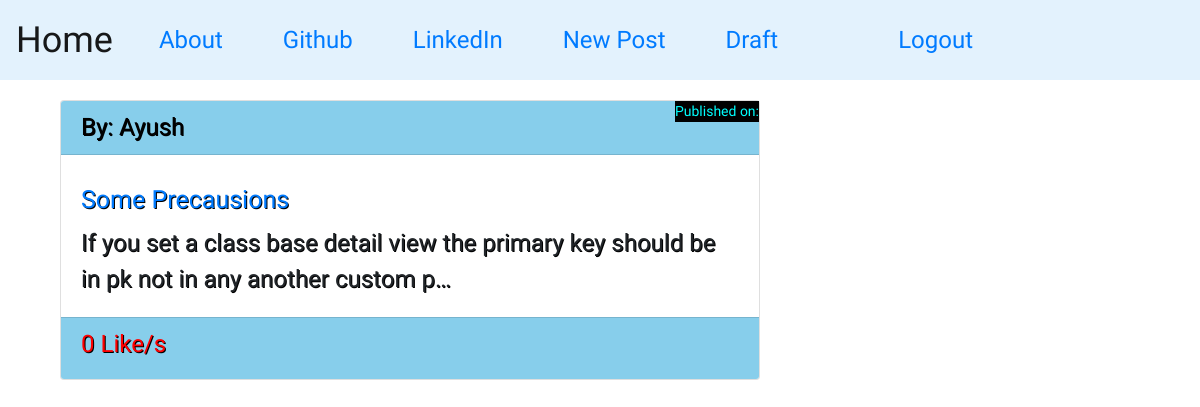
/post_draft_list/ (signed in), run on the app's committed database.
### blog/models.py (models this page shows, shortened)
class Post(models.Model):
    author = models.ForeignKey('auth.User', on_delete=models.CASCADE)
    title = models.TextField(max_length=128)
    text = models.TextField()
    create_date = models.DateTimeField(default=timezone.now)
    publish_date = models.DateTimeField(blank=True, null=True)
    likes = models.ManyToManyField('auth.User', related_name="post_likes")

### blog/views.py (the view, shortened to what this page needs)
# urls.py: path('post_draft_list/', views.DraftListView.as_view(), name='post_draft_list'),
class DraftListView(OnlyAdmin, ListView):   # list all the post
      login_url = 'login'
      model = Post
      template_name = "post/post_draft_list.html"
      context_object_name = 'posts'
      def get_queryset(self):
              return Post.objects.filter(publish_date__isnull=True).order_by('-create_date')

### blog/templates/blog/post/post_draft_list.html
{% extends "base.html" %}
{% block content %}
{% if posts %}
<div class="container">
  {% for post in posts %}
     <div class="card padding_card">
        <h5 class="card-header myfont" style="color: black; background:skyblue;">By: {{post.author|title}}</h5>
        <p class="right_me myfont"  style="font-size:14px; color:cyan; background:black;">Published on: {{post.publish_date|date:"d M Y"}}</p>
        <div class="card-body">
          <h2 class="card-title myfont" style="font-size:25px;"><a href="{% url 'detail' pk=post.id %}">{{post.title|title}}</a></h2>
          <p class="card-text myfont">{{post.text|truncatechars:100}}</p>
        </div>
        <div class="card-footer myfont" style="color: black; background:skyblue; margin-bottom: 0px;">
           <small class='test-muted'><h4 style='color:red'>{{post.likes.count}} Like/s</h4></small>
        </div>
     </div>
     <br>
  {% empty %}
  <h3>No POST!</3>
  {% endfor %}
</div>
{% endif %}
{% endblock %}

### blog/static/css/master.css (style rules this page uses)
.myfont { font-family: 'Days One', sans-serif; font-size: 1.5em; margin-bottom: 10px; }
.right_me { position: absolute; right: 0px; }
.padding_card { margin-top:10px; text-shadow: 1px 0.5px 0.3px black; }

### data on the page
Post: author "Ayush", title "Some Precausions", text "If you set a class base detail view the primary key should be in pk not in any another custom p…", likes.count "0"
